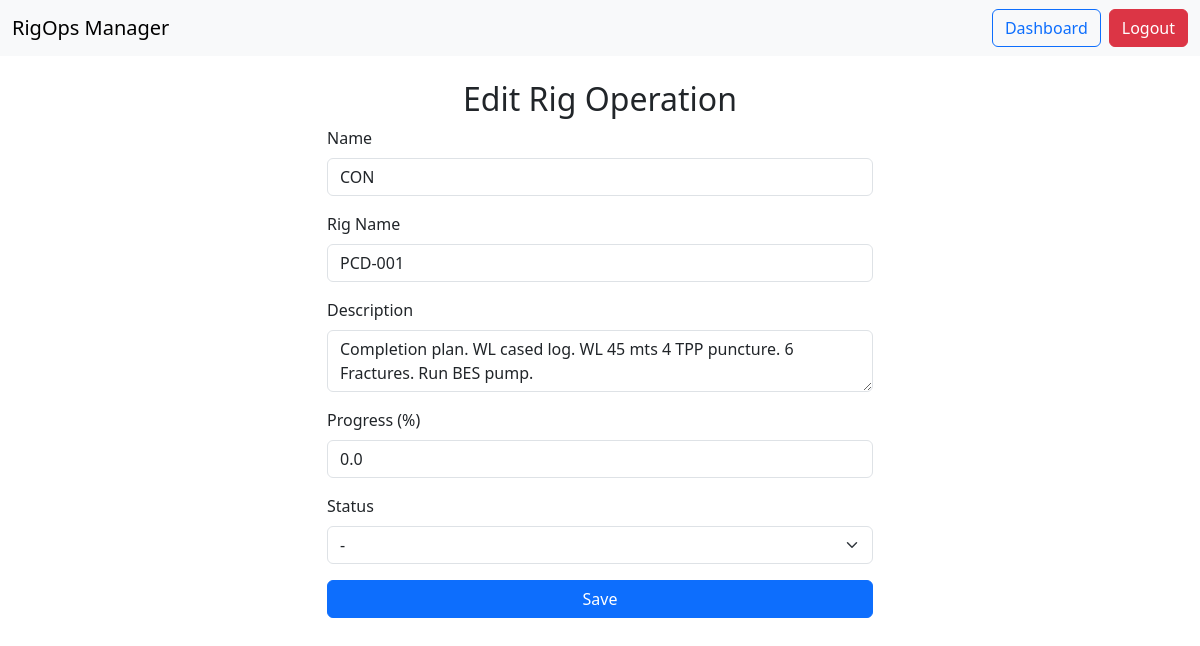
/edit-operation/4 (signed in), run on the app's committed database.
### models.py (models this page shows)
class RigOperation(db.Model):
    __tablename__ = 'rig_operation'
    id = db.Column(db.Integer, primary_key=True)
    name = db.Column(db.String(100), nullable=False)
    description = db.Column(db.Text, nullable=True)
    rig_name = db.Column(db.String(100), nullable=False, default="Unnamed Rig")
    progress = db.Column(db.Float, nullable=False, default=0.0)
    status = db.Column(db.String(20), nullable=False, default="-")
    user_id = db.Column(db.Integer, db.ForeignKey('user.id'), nullable=False)

### routes.py (the view, shortened to what this page needs)
@app.route('/edit-operation/<int:id>', methods=['GET', 'POST'])
def edit_operation(id):
    user = get_current_user()
    if not user:
        flash('You need to log in first.', 'warning')
        return redirect(url_for('login'))
    operation = RigOperation.query.get_or_404(id)
    if operation.user_id != user.id:
        flash('You are not authorized to edit this operation.', 'danger')
        return redirect(url_for('dashboard'))
    return render_template('edit_operation.html', operation=operation)

### routes.py (called while the page is built)
def get_current_user():
    user_id = session.get('user_id')
    if not user_id:
        return None
    return User.query.get(user_id)

### templates/edit_operation.html (shortened to what this page needs)
{% extends "base.html" %}
{% block content %}
<h2 class="text-center">Edit Rig Operation</h2>
<div class="row justify-content-center">
    <div class="col-md-6">
        <form method="POST">
            <div class="mb-3">
                <label for="name" class="form-label">Name</label>
                <input type="text" class="form-control" id="name" name="name" value="{{ operation.name }}" required>
            </div>
            <div class="mb-3">
                <label for="rig_name" class="form-label">Rig Name</label>
                <input type="text" class="form-control" id="rig_name" name="rig_name" value="{{ operation.rig_name }}" required>
            </div>
            <div class="mb-3">
                <label for="description" class="form-label">Description</label>
                <textarea class="form-control" id="description" name="description">{{ operation.description }}</textarea>
            </div>
            <div class="mb-3">
                <label for="progress" class="form-label">Progress (%)</label>
                <input type="number" step="0.01" class="form-control" id="progress" name="progress" value="{{ operation.progress }}" required>
            </div>
            <div class="mb-3">
                <label for="status" class="form-label">Status</label>
                <select class="form-select" id="status" name="status">
                    <option value="-" {% if operation.status == '-' %}selected{% endif %}>-</option>
                </select>
            </div>
            <button type="submit" class="btn btn-primary w-100">Save</button>
        </form>
    </div>
</div>
{% endblock %}

### data on the page
RigOperation: name "CON", rig_name "PCD-001", description "Completion plan. WL cased log. WL 45 mts 4 TPP puncture. 6 Fractures. Run BES pump.", progress "0.0", status "-"
